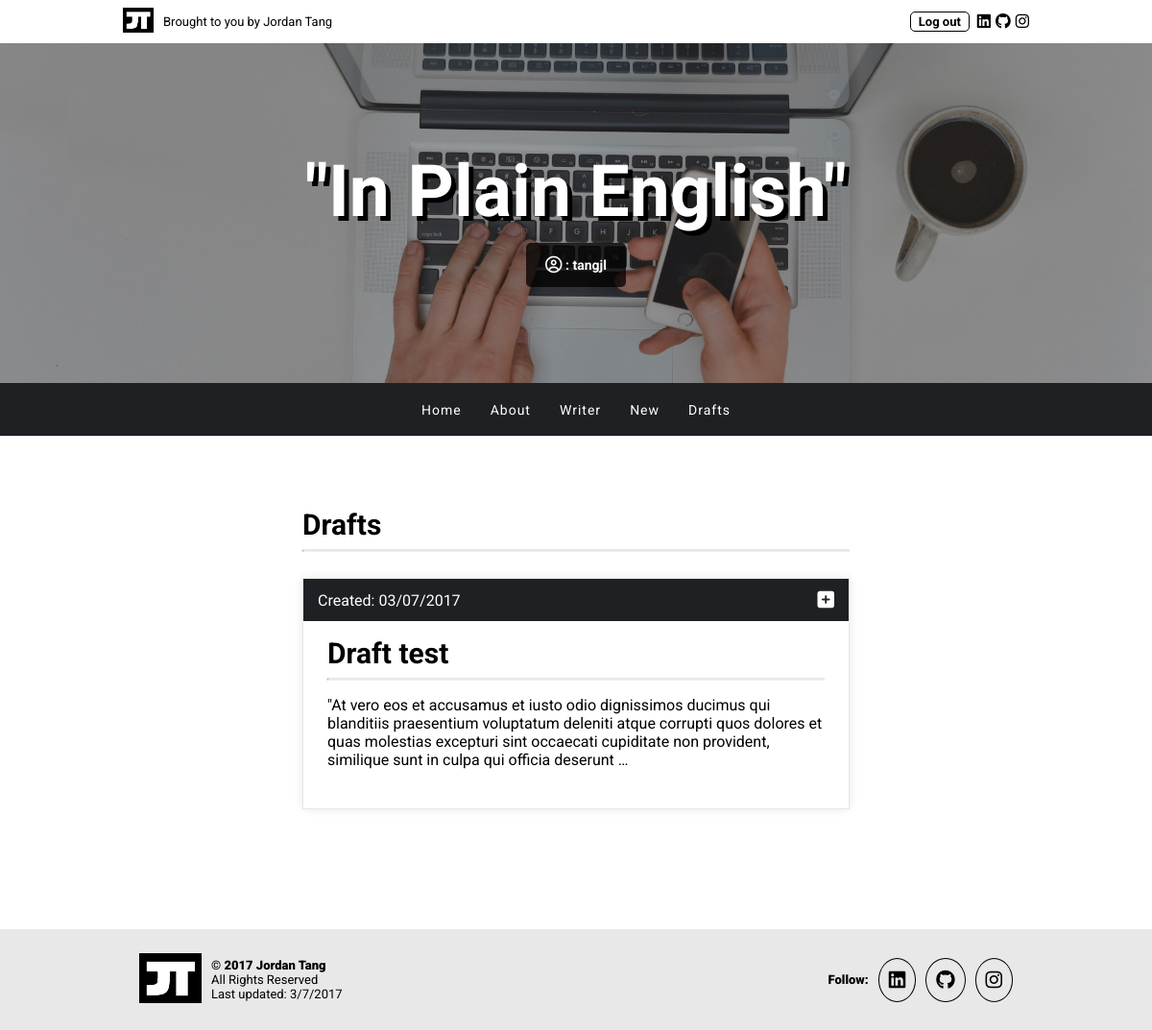
/drafts/ (signed in), run on an earlier commit of the app's database.
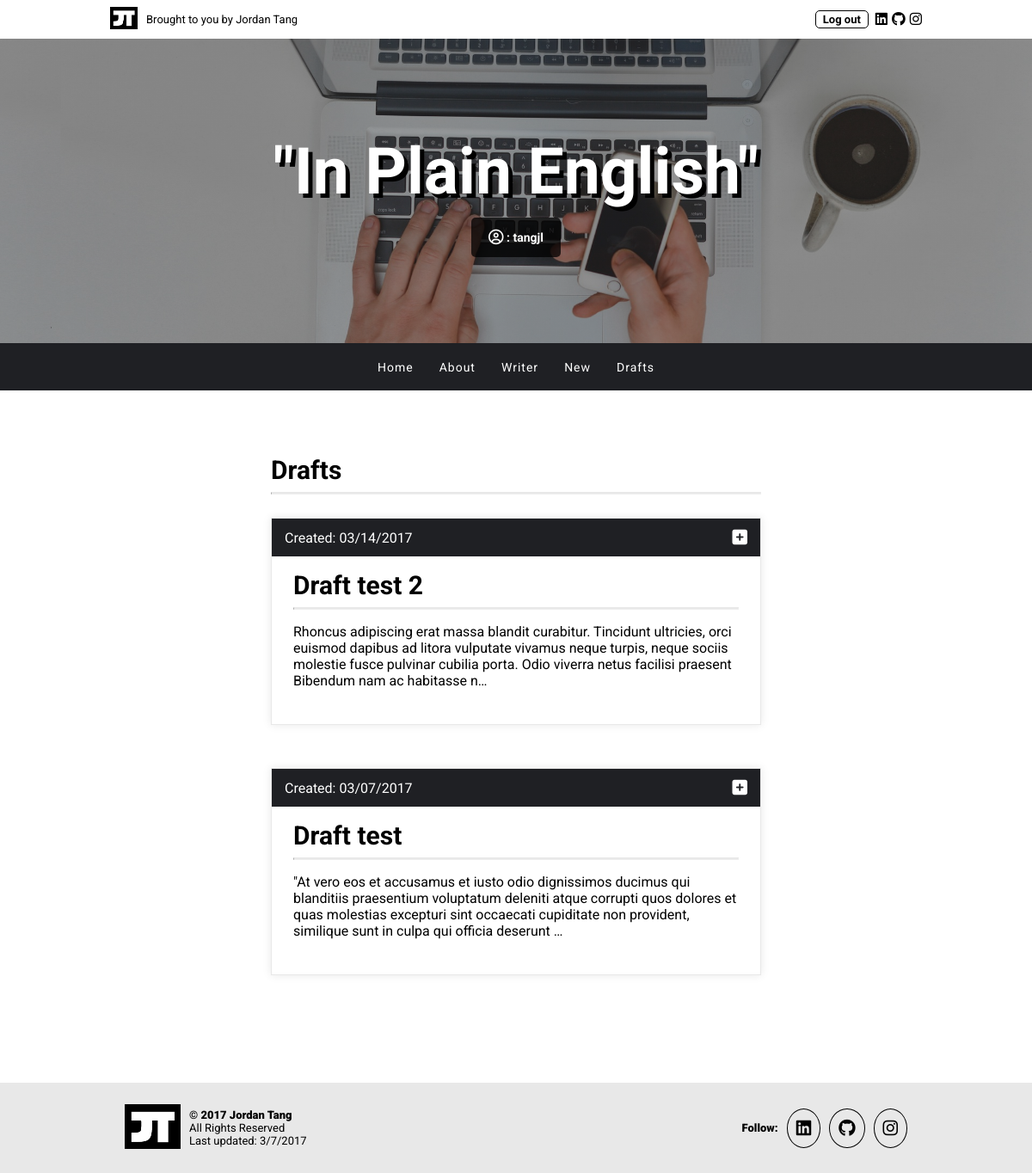
And on a later commit of the database.
### app/models.py (models this page shows, shortened)
class Post(models.Model):
    author = models.ForeignKey('auth.User')
    title = models.CharField(max_length=200)
    text = models.TextField()
    created_date = models.DateTimeField(
        default=timezone.now)
    published_date = models.DateTimeField(
        blank=True, null=True)

### app/views.py (the view)
# urls.py: url(r'^drafts/$', views.post_draft_list, name='post_draft_list'),
@login_required
def post_draft_list(request):
    posts = Post.objects.filter(published_date__isnull=True).order_by('-created_date')
    return render(request, 'app/post_draft_list.html', {'posts': posts})

### app/templates/app/post_draft_list.html
{% extends 'app/base.html' %}
{% block content %}
    <div class="inner-container">
        <h2>Drafts</h2>
        <hr>
        <br>
    {% for post in posts %}
        <div class="card">
            <div class="bar">
                Created: {{ post.created_date|date:'m/d/Y' }}
                <a class="icon-link-4" href="{% url 'post_detail' pk=post.pk %}"><i class="fa fa-plus-square" aria-hidden="true"></i></a>
            </div>
            <h2><a href="{% url 'post_detail' pk=post.pk %}">{{ post.title }}</a></h2>
            <hr>
            <p>{{ post.text|truncatechars:250 }}</p>
        </div>
        {% empty %}
        <p>No drafts here...</p>
    {% endfor %}
    </div>
{% endblock %}

What changed in the data, as far as the page shows it:
added Post: created_date "03/14/2017", title "Draft test 2", text "Rhoncus adipiscing erat massa blandit curabitur. Tincidunt ultricies, orci euismod dapibus ad litora vulputate vivamus neque turpis, neque sociis molestie fusce pulvinar cubilia porta. Odio viverra netus facilisi praesent Bibendum nam ac habitasse n…"
